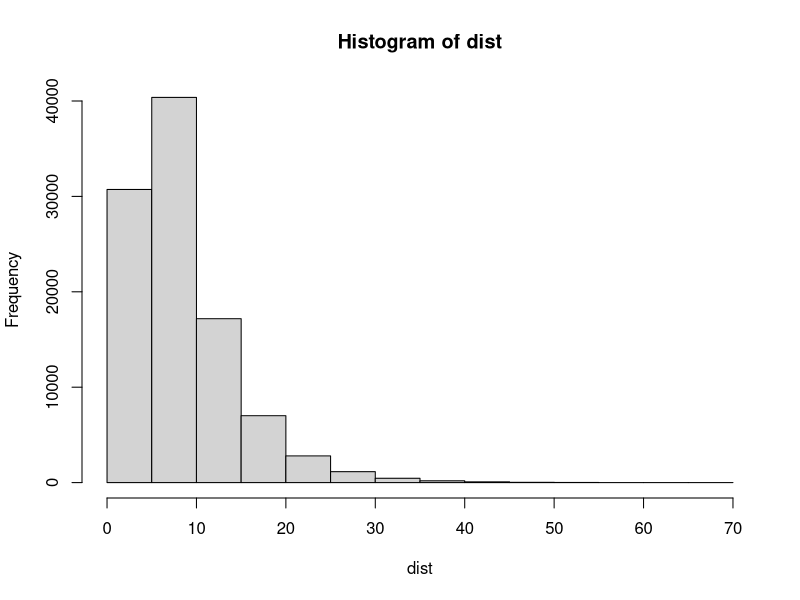

Write R code to recreate this figure.
nRep<-100000
dist<-numeric(nRep)
for (i in 1:nRep)
{
  balls<-1:4
  count<-0
  while(!all(balls==balls[1])){
    count<-count+1
    draws<-sample(1:4,2)
    balls[draws[2]]<-balls[draws[1]]
  }
  dist[i]<-count
}
hist(dist)
mean(dist)

##We can solve this problem using Markov Chain models
#The Transition matrix
P<-matrix(c(0,0,0,0,0,1,1/2,0,0,0,0,1/6,1/3,1/4,0,0,1/3
            ,2/3,1/2,0,0,0,0,1/4,1), nrow=5)
Q<-P[-5,-5]
I<-diag(4)
Expected<-solve(I-Q)
sum(Expected[1,]) #Expected number of steps to go from state 1 to absorbing state 5
